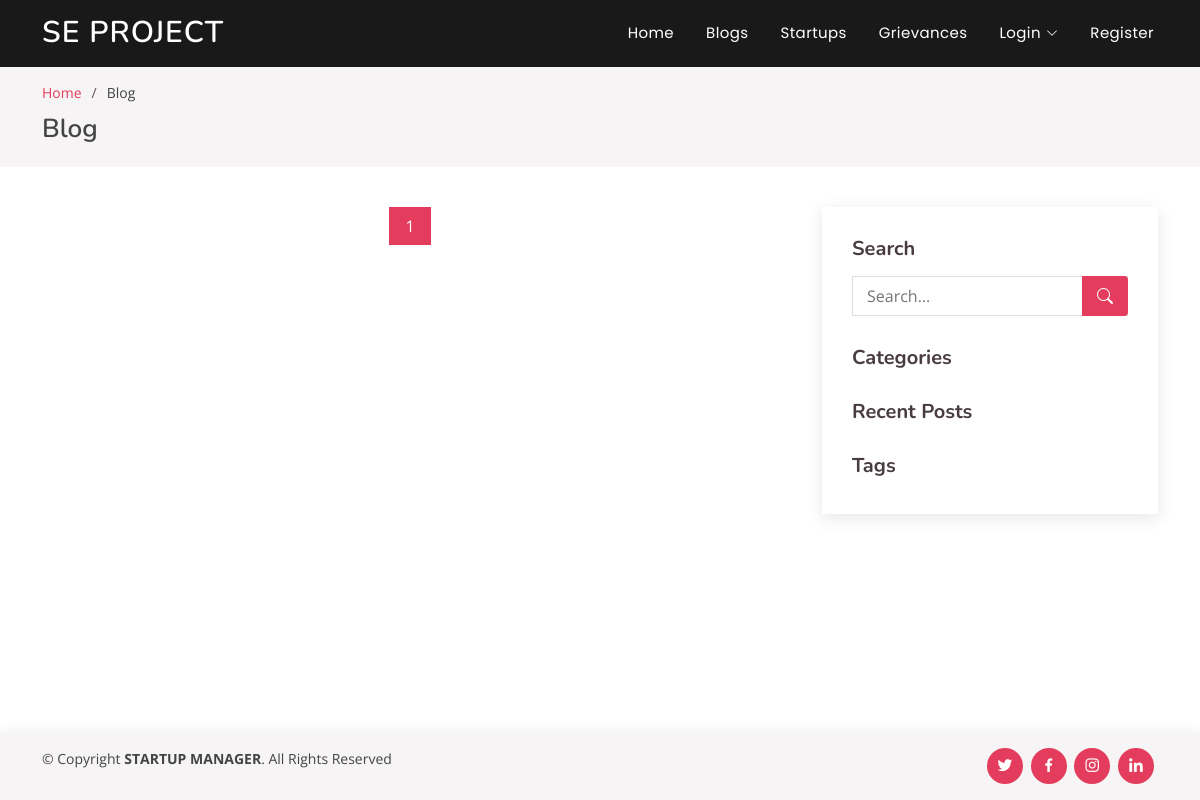
The page /blog/ on the database as committed earlier.
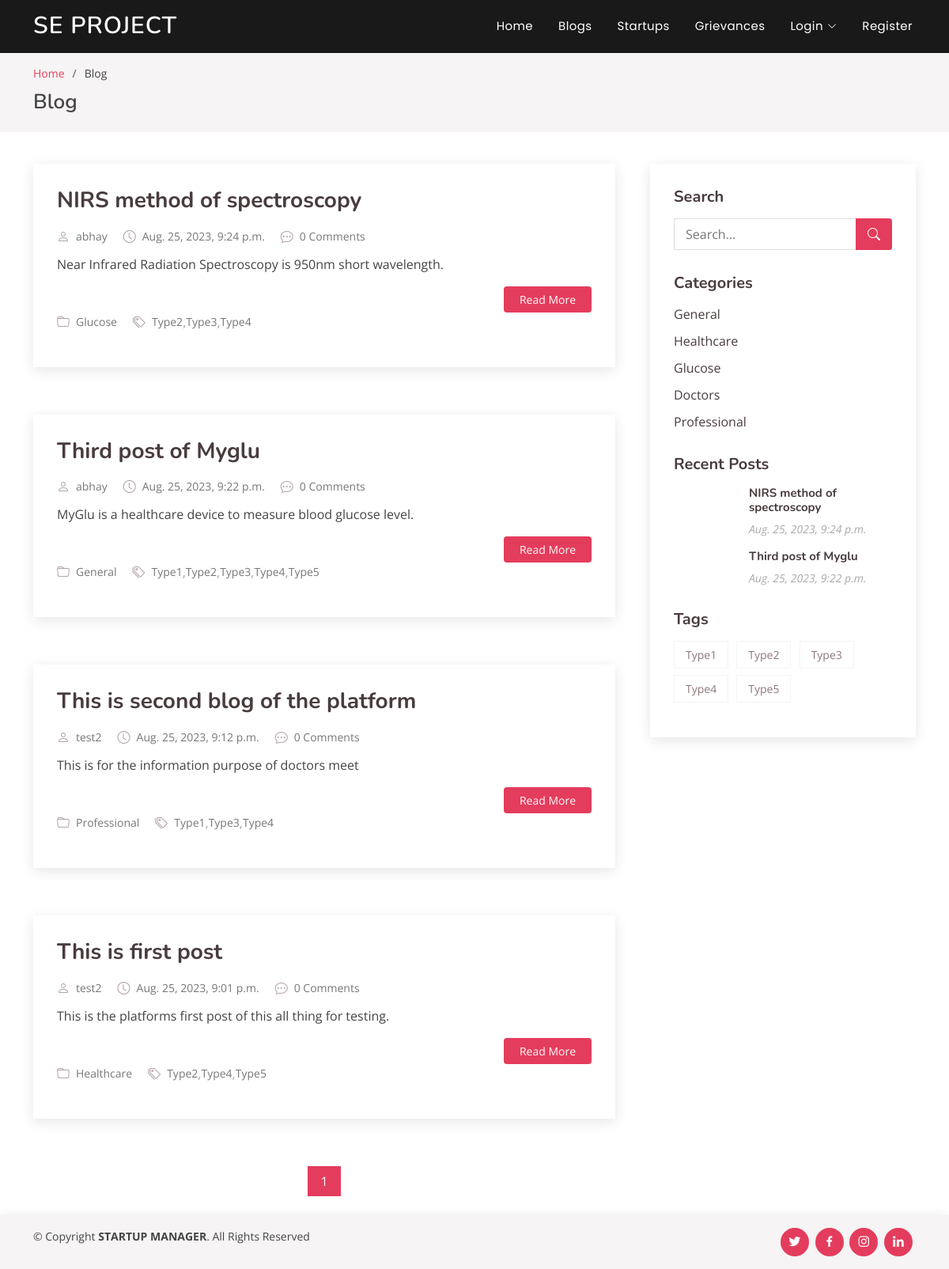
The same page on the database as committed later.
### user/models.py (models this page shows, shortened)
class Post(models.Model):
    username = models.ForeignKey(Profile, on_delete=models.CASCADE, related_name='post')
    title = models.CharField(max_length=200)
    author = models.CharField(max_length=100)
    date = models.DateTimeField(auto_now_add=True)
    content = models.TextField()
    comments = models.IntegerField(default=0)
    category = models.ForeignKey(Category, on_delete=models.CASCADE)
    tags = models.ManyToManyField(Tag)

class Category(models.Model):
    name = models.CharField(max_length=100)

class Tag(models.Model):
    name = models.CharField(max_length=100)

### user/views.py (the view)
# urls.py: path('blog/', blog, name='blog'),
def blog(request):
    query = request.GET.get('q')
    blog_posts = Post.objects.all().order_by('-date')
    categories = Category.objects.all()
    if query:
        blog_posts = blog_posts.filter(Q(title__icontains=query) | Q(content__icontains=query) | Q(author__icontains=query))
    paginator = Paginator(blog_posts, 4)
    page_number = request.GET.get('page')  # current page number
    blog_posts = paginator.get_page(page_number)  # Get the blog posts for the specified page number
    tags = Tag.objects.all()
    return render(request, 'user/blog.html', {'blog_posts': blog_posts, 'categories': categories, 'tags': tags})

### user/templates/user/blog.html (shortened to what this page needs)
{% load static %}
<!DOCTYPE html>
<html lang="en">
<head>
  <link rel="stylesheet" type="text/css" href="{% static '/static/assets/vendor/bootstrap/css/bootstrap.min.css' %}">
  <link rel="stylesheet" type="text/css" href="{% static '/static/assets/vendor/bootstrap-icons/bootstrap-icons.css' %}">
  <link rel="stylesheet" type="text/css" href="{% static '/static/assets/vendor/boxicons/css/boxicons.min.css' %}">
  <link rel="stylesheet" type="text/css" href="{% static '/static/assets/vendor/glightbox/css/glightbox.min.css' %}">
  <link rel="stylesheet" type="text/css" href="{% static '/static/assets/vendor/remixicon/remixicon.css' %}">
  <link rel="stylesheet" type="text/css" href="{% static '/static/assets/vendor/swiper/swiper-bundle.min.css' %}">
  <link rel="stylesheet" type="text/css" href="{% static '/static/assets/css/style.css' %}">
</head>
<body>
  <header id="header" class="fixed-top header-inner-pages">
    <div class="container d-flex align-items-center justify-content-between">
      <h1 class="logo"><a href="{% url 'home' %}">SE PROJECT</a></h1>
      <nav id="navbar" class="navbar">
        <ul>
            {% if user.is_authenticated %}
                <li><a class="nav-link scrollto " href="{% url 'home' %}">Home</a></li>
                <li><a class="nav-link scrollto " href="{% url 'blog' %}">Blogs</a></li>
                <li><a class="nav-link scrollto " href="{% url 'info' %}">Startups</a></li>
                <li><a class="nav-link scrollto " href="{% url 'grievances' %}">Grievances</a></li>
                <li><a class="nav-link scrollto " href="{% url 'profile' %}">Profile</a></li>
                <li><a class="nav-link scrollto " href="{% url 'logout' %}">Logout</a></li>
            {% else %}
                <li><a class="nav-link scrollto " href="{% url 'home' %}">Home</a></li>
                <li><a class="nav-link scrollto " href="{% url 'blog' %}">Blogs</a></li>
                <li><a class="nav-link scrollto " href="{% url 'info' %}">Startups</a></li>
                <li><a class="nav-link scrollto " href="{% url 'grievances' %}">Grievances</a></li>
                <li class="dropdown"><a href="#"><span>Login</span> <i class="bi bi-chevron-down"></i></a>
                  </li>
                <li><a class="nav-link scrollto " href="{% url 'register' %}">Register</a></li>
            {% endif %}
        </ul>
    </nav>
    </div>
  </header>
  <main id="main">
    <section id="breadcrumbs" class="breadcrumbs">
      <div class="container">
        <ol>
          <li><a href="{% url 'home' %}">Home</a></li>
          <li>Blog</li>
        </ol>
        <h2>Blog</h2>
      </div>
    </section>
    <section id="blog" class="blog">
      <div class="container" data-aos="fade-up">
        <div class="row">
            <div class="col-lg-8 entries">
                    {% for post in blog_posts %}
                    <article class="entry">
                    <h2 class="entry-title">
                        <a href="#">{{ post.title }}</a>
                    </h2>
                    <div class="entry-meta">
                        <ul>
                        <li class="d-flex align-items-center"><i class="bi bi-person"></i> <a href="#">{{ post.author }}</a></li>
                        <li class="d-flex align-items-center"><i class="bi bi-clock"></i> <a href="#"><time datetime="{{ post.date }}">{{ post.date }}</time></a></li>
                        <li class="d-flex align-items-center"><i class="bi bi-chat-dots"></i> <a href="#">{{ post.comments }} Comments</a></li>
                        </ul>
                    </div>
                    <div class="entry-content">
                        <p>
                        {{ post.content }}
                        </p>
                        <div class="read-more">
                        <a href="#">Read More</a>
                        </div>
                        <div class="entry-meta">
                            <ul>
                                <li class="d-flex align-items-center"><i class="bi bi-folder"></i> <a href="{% url 'category' post.category.id %}">{{ post.category.name }}</a></li>
                                <li class="d-flex align-items-center"><i class="bi bi-tags"></i> {% for tag in post.tags.all %}<a href="{% url 'tag' tag.id %}">{{ tag.name }}</a>{% if not forloop.last %}, {% endif %}{% endfor %}</li>
                            </ul>
                        </div>
                    </div>
                </article>
                    {% endfor %}
                <div class="blog-pagination">
                    <ul class="justify-content-center">
                    {% for num in blog_posts.paginator.page_range %}
                        {% if blog_posts.number == num %}
                        <li class="active"><a href="?page={{ num }}">{{ num }}</a></li>
                        {% else %}
                        <li><a href="?page={{ num }}">{{ num }}</a></li>
                        {% endif %}
                    {% endfor %}
                    </ul>
                </div>
                </div>
            <div class="col-lg-4">
                <div class="sidebar">
                    <h3 class="sidebar-title">Search</h3>
                    <div class="sidebar-item search-form">
                        <form action="{% url 'blog' %}" method="GET">
                            <input type="text" name="q" placeholder="Search...">
                            <button type="submit"><i class="bi bi-search"></i></button>
                        </form>
                    </div>
                    <h3 class="sidebar-title">Categories</h3>
                    <div class="sidebar-item categories">
                    <ul>
                        {% for category in categories %}
                             <li><a href="{% url 'category' category.id %}">{{ category.name }}</a></li>
                        {% endfor %}
                    </ul>
                    </div>
                    <h3 class="sidebar-title">Recent Posts</h3>
                    <div class="sidebar-item recent-posts">
                        {% for post in blog_posts %}
                        {% if forloop.counter <= 2 %}
                        <div class="post-item clearfix">
                            <h4><a href="#">{{ post.title }}</a></h4>
                            <time datetime="{{ recent_post.date }}">{{ post.date }}</time>
                        </div>
                        {% endif %}
                        {% endfor %}
                    </div>
                    <h3 class="sidebar-title">Tags</h3>
                    <div class="sidebar-item tags">
                        <ul>
                            {% for tag in tags %}
                                <li><a href="{% url 'tag' tag.id %}">{{ tag.name }}</a></li>
                            {% endfor %}
                        </ul>
                    </div>
                </div>
            </div>
        </div>
      </div>
    </section>
  </main>
  <br>
  <br>
  <br>
  <footer id="footer" class="mt-auto fixed-bottom footer-inner-pages" >
    <div class="container d-md-flex py-3">
        <div class="me-md-auto text-center text-md-start">
            <div class="copyright">
                &copy; Copyright <strong><span>STARTUP MANAGER</span></strong>.
                All Rights Reserved
            </div>
            <div class="credits">
            </div>
        </div>
        <div class="social-links text-center text-md-right pt-2 pt-md-0">
            <a href="https://twitter.com/adgpi" class="twitter"><i class="bx bxl-twitter"></i></a>
            <a href="https://www.facebook.com/Indianarmy.adgpi" class="facebook"><i class="bx bxl-facebook"></i></a>
            <a href="https://www.instagram.com/abhayy.io" class="instagram"><i class="bx bxl-instagram"></i></a>
            <a href="https://www.linkedin.com/in/abhay3104" class="linkedin"><i class="bx bxl-linkedin"></i></a>
        </div>
    </div>
</footer>
</body>
</html>

Rows that differ between the two databases and show on the page:
added Post: title "NIRS method of spectroscopy", author "abhay", date "Aug. 25, 2023, 9:24 p.m.", comments "0", content "Near Infrared Radiation Spectroscopy is 950nm short wavelength.", category.name "Glucose"
added Tag: name "Type2"
added Tag: name "Type3"
added Tag: name "Type4"
added Post: title "Third post of Myglu", author "abhay", date "Aug. 25, 2023, 9:22 p.m.", comments "0", content "MyGlu is a healthcare device to measure blood glucose level.", category.name "General"
added Tag: name "Type1"
added Tag: name "Type5"
added Post: title "This is second blog of the platform", author "test2", date "Aug. 25, 2023, 9:12 p.m.", comments "0", content "This is for the information purpose of doctors meet", category.name "Professional", shown under "Blog"
added Post: title "This is first post", author "test2", date "Aug. 25, 2023, 9:01 p.m.", comments "0", content "This is the platforms first post of this all thing for testing.", category.name "Healthcare", shown under "Blog"
added Category: name "General"
added Category: name "Healthcare"
added Category: name "Glucose"
added Category: name "Doctors"
added Category: name "Professional"
